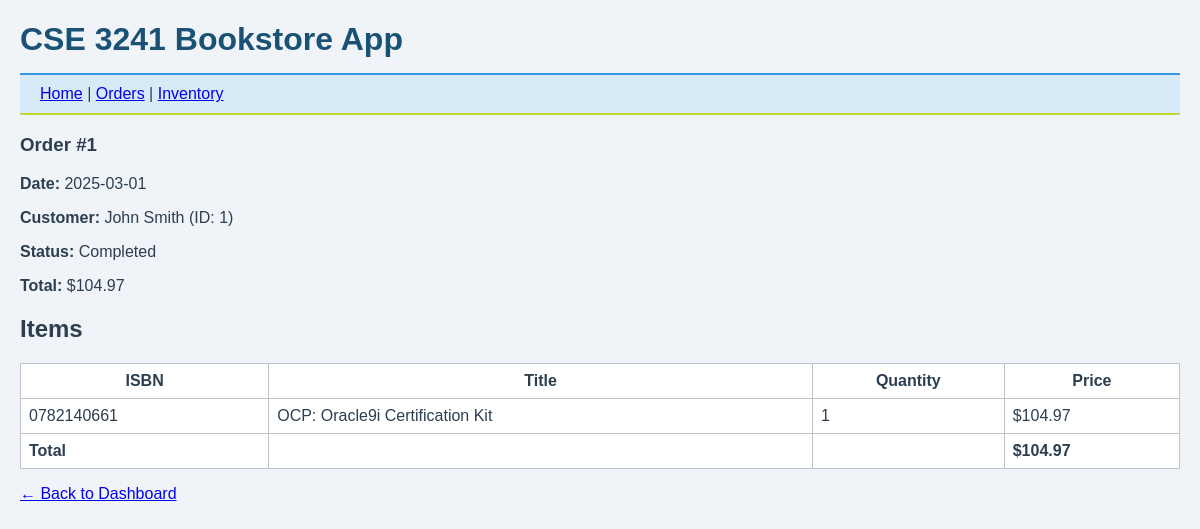
Page /order/1 on the committed database.
### tables this page shows
CREATE TABLE "Order" (
    Order_ID INTEGER PRIMARY KEY,
    Customer_ID INTEGER NOT NULL,
    Date TEXT NOT NULL,
    Status TEXT NOT NULL,
    Total_Price DECIMAL(10, 2) NOT NULL,
    FOREIGN KEY (Customer_ID) REFERENCES Customer(Customer_ID)
);

CREATE TABLE Customer (
    Customer_ID INTEGER PRIMARY KEY,
    First_Name TEXT NOT NULL,
    Last_Name TEXT NOT NULL,
    Address TEXT,
    Phone TEXT,
    Email TEXT
);

CREATE TABLE Order_Item (
    Order_Item_ID INTEGER PRIMARY KEY,
    Book_ID TEXT NOT NULL,
    Order_ID INTEGER NOT NULL,
    Quantity INTEGER NOT NULL,
    Price DECIMAL(10, 2) NOT NULL,
    FOREIGN KEY (Book_ID) REFERENCES Book(ISBN),
    FOREIGN KEY (Order_ID) REFERENCES "Order"(Order_ID)
);

CREATE TABLE Book (
    ISBN TEXT PRIMARY KEY,
    Title TEXT NOT NULL,
    Genre TEXT,
    Price DECIMAL(10, 2) NOT NULL,
    Year INTEGER,
    Publisher_ID INTEGER,
    FOREIGN KEY (Publisher_ID) REFERENCES Publisher(Publisher_ID)
);

### app.py (the view)
@app.route('/order/<int:order_id>')
def order_details(order_id):
    db = get_db()
    order = db.execute('''
        SELECT o.Order_ID, o.Date, o.Status, o.Total_Price, c.Customer_ID, c.First_Name || ' ' || c.Last_Name AS Customer
        FROM "Order" o
        JOIN Customer c ON o.Customer_ID = c.Customer_ID
        WHERE o.Order_ID = ?
    ''', (order_id,)).fetchone()
    items = db.execute('''
        SELECT oi.Quantity, oi.Price, b.Title, b.ISBN
        FROM Order_Item oi
        JOIN Book b ON b.ISBN = oi.Book_ID
        WHERE oi.Order_ID = ?
    ''', (order_id,)).fetchall()
    return render_template('order_details.html', order=order, items=items)

### app.py (called while the page is built)
def get_db():
    db = sqlite3.connect('bookstore.sqlite')
    db.row_factory = sqlite3.Row
    return db

### templates/order_details.html
{% extends 'base.html' %}
{% block content %}
<h3>Order #{{ order.Order_ID }}</h3>
<p><strong>Date:</strong> {{ order.Date }}</p>
<p><strong>Customer:</strong> {{ order.Customer }} (ID: {{ order.Customer_ID }})</p>
<p><strong>Status:</strong> {{ order.Status }}</p>
<p><strong>Total:</strong> ${{ order.Total_Price }}</p>
<h2>Items</h2>
<table border="1">
    <tr>
        <th>ISBN</th>
        <th>Title</th>
        <th>Quantity</th>
        <th>Price</th>
    </tr>
    {% for item in items %}
    <tr>
        <td>{{ item.ISBN }}</td>
        <td>{{ item.Title }}</td>
        <td>{{ item.Quantity }}</td>
        <td>${{ '%.2f' | format(item.Price) }}</td>
    </tr>
    {% endfor %}
    <tr>
        <td><strong>Total</strong></td>
        <td></td>
        <td></td>
        <td><strong>${{ order.Total_Price }}</strong></td>
    </tr>
</table>
<p><a href="{{ url_for('dashboard') }}">← Back to Dashboard</a></p>
{% endblock %}

### static/styles.css (style rules this page uses)
body { font-family: sans-serif; margin: 20px; background: #f0f4f8; color: #2c3e50; }
table { width: 100%; border-collapse: collapse; background: #ffffff; }
th, td { padding: 8px; border: 1px solid #bdc3c7; }

### rows in the picture
Order: Order_ID "1", Date "2025-03-01", Status "Completed", Total_Price "104.97"
Customer: Customer_ID "1"
Order_Item: ISBN "0782140661", Title "OCP: Oracle9i Certification Kit", Quantity "1", Price "104.97"

### other values in the picture
{{ order.Customer }} "John Smith"
